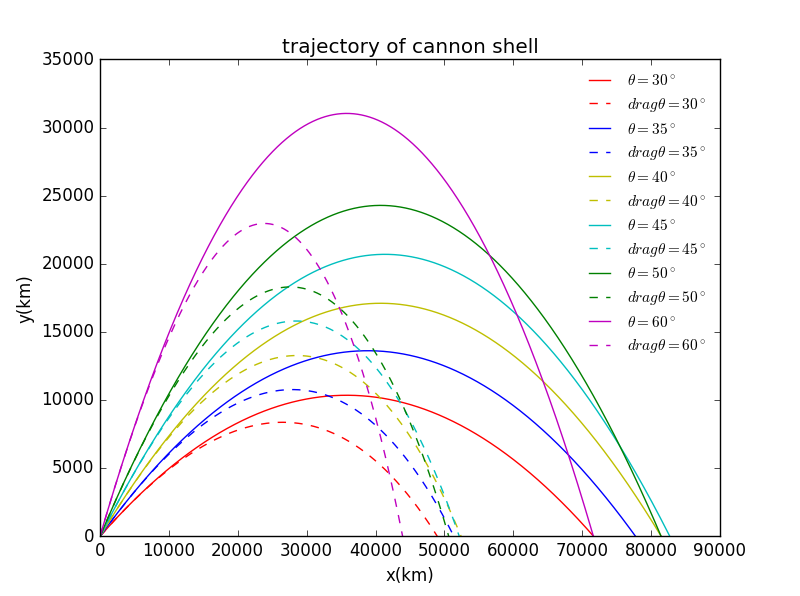

Source code (Python):
from pylab import *
from math import *

g = 9.8
b2m = 1e-5

class flight_state:
    def __init__(self, _x = 0, _y = 0, _vx = 0, _vy = 0, _t = 0):
        self.x = _x
        self.y = _y
        self.vx = _vx
        self.vy = _vy
        self.t = _t

class cannon:
    def __init__(self, _fs = flight_state(0, 0, 0, 0, 0), _dt = 0.1):
        self.cannon_flight_state = []
        self.cannon_flight_state.append(_fs)
        self.dt = _dt
        #print self.cannon_flight_state[-1].x, self.cannon_flight_state[-1].y, self.cannon_flight_state[-1].vx, self.cannon_flight_state[-1].vy

    def next_state(self, current_state):
        global g
        next_x = current_state.x + current_state.vx * self.dt
        next_vx = current_state.vx
        next_y = current_state.y + current_state.vy * self.dt
        next_vy = current_state.vy - g * self.dt
        next_t = current_state.t + self.dt
        #print next_x, next_y
        return flight_state(next_x, next_y, next_vx, next_vy, next_t)

    def shoot(self):
        while not(self.cannon_flight_state[-1].y < 0):
            self.cannon_flight_state.append(self.next_state(self.cannon_flight_state[-1]))
        r = - self.cannon_flight_state[-2].y / self.cannon_flight_state[-1].y
        self.cannon_flight_state[-1].x = (self.cannon_flight_state[-2].x + r * self.cannon_flight_state[-1].x) / (r + 1)
        self.cannon_flight_state[-1].y = 0
        #print self.cannon_flight_state[-1].x, self.cannon_flight_state[-1].y, self.cannon_flight_state[-1].vx, self.cannon_flight_state[-1].vy


    def show_trajectory(self):
        global x,y        
        x = []
        y = []
        for fs in self.cannon_flight_state:
            x.append(fs.x)
            y.append(fs.y)

class drag_cannon(cannon):
    def next_state(self, current_state):
        global g, b2m
        v = sqrt(current_state.vx * current_state.vx + current_state.vy * current_state.vy)
        next_x = current_state.x + current_state.vx * self.dt
        next_vx = current_state.vx - b2m * v * current_state.vx * self.dt
        next_y = current_state.y + current_state.vy * self.dt
        next_vy = current_state.vy - g * self.dt - b2m * v * current_state.vy * self.dt
        #print next_x, next_y
        return flight_state(next_x, next_y, next_vx, next_vy, current_state.t + self.dt)

class adiabatic_drag_cannon(cannon):
    def next_state(self, current_state):
        pass


a = cannon(flight_state(0, 0, 900*cos(pi*30/180), 900*sin(pi*30/180), 0), _dt = 0.1)
a.shoot()
a.show_trajectory()
plot(x,y,'r',label = r'$\theta=30^\circ$')
legend(loc = 'best', prop = {'size':11}, frameon = False)
a_final = x[-1]

b = drag_cannon(flight_state(0, 0, 900*cos(pi*30/180), 900*sin(pi*30/180), 0), _dt = 0.1)
b.shoot()
b.show_trajectory()
plot(x,y,'r--', label = r'$drag\theta=30^\circ$')
legend(loc = 'best', prop = {'size':11}, frameon = False)
b_final = x[-1]

a = cannon(flight_state(0, 0, 900*cos(pi*35/180), 900*sin(pi*35/180), 0), _dt = 0.1)
a.shoot()
a.show_trajectory()
plot(x,y,'b',label=r'$\theta=35^\circ$')
legend(loc='best',prop={'size':11},frameon=False)
a_final=x[-1]

b = drag_cannon(flight_state(0, 0, 900*cos(pi*35/180), 900*sin(pi*35/180), 0), _dt = 0.1)
b.shoot()
b.show_trajectory()
plot(x,y,'b--', label = r'$drag\theta=35^\circ$')
legend(loc = 'best', prop = {'size':11}, frameon = False)
b_final = x[-1]

a = cannon(flight_state(0, 0, 900*cos(pi*40/180), 900*sin(pi*40/180), 0), _dt = 0.1)
a.shoot()
a.show_trajectory()
plot(x,y,'y',label=r'$\theta=40^\circ$')
legend(loc='best',prop={'size':11},frameon=False)
a_final=x[-1]

b = drag_cannon(flight_state(0, 0, 900*cos(pi*40/180), 900*sin(pi*40/180), 0), _dt = 0.1)
b.shoot()
b.show_trajectory()
plot(x,y,'y--', label = r'$drag\theta=40^\circ$')
legend(loc = 'best', prop = {'size':11}, frameon = False)
b_final = x[-1]

a = cannon(flight_state(0, 0, 900*cos(pi*45/180), 900*sin(pi*45/180), 0), _dt = 0.1)
a.shoot()
a.show_trajectory()
plot(x,y,'c',label=r'$\theta=45^\circ$')
legend(loc='best',prop={'size':11},frameon=False)
a_final=x[-1]

b = drag_cannon(flight_state(0, 0, 900*cos(pi*45/180), 900*sin(pi*45/180), 0), _dt = 0.1)
b.shoot()
b.show_trajectory()
plot(x,y,'c--', label = r'$drag\theta=45^\circ$')
legend(loc = 'best', prop = {'size':11}, frameon = False)
b_final = x[-1]

a = cannon(flight_state(0, 0, 900*cos(pi*50/180), 900*sin(pi*50/180), 0), _dt = 0.1)
a.shoot()
a.show_trajectory()
plot(x,y,'g',label=r'$\theta=50^\circ$')
legend(loc='best',prop={'size':11},frameon=False)
a_final=x[-1]

b = drag_cannon(flight_state(0, 0, 900*cos(pi*50/180), 900*sin(pi*50/180), 0), _dt = 0.1)
b.shoot()
b.show_trajectory()
plot(x,y,'g--', label = r'$drag\theta=50^\circ$')
legend(loc = 'best', prop = {'size':11}, frameon = False)
b_final = x[-1]

a = cannon(flight_state(0, 0, 900*cos(pi*60/180), 900*sin(pi*60/180), 0), _dt = 0.1)
a.shoot()
a.show_trajectory()
plot(x,y,color='m',label=r'$\theta=60^\circ$')
legend(loc='best',prop={'size':11},frameon=False)
a_final=x[-1]

b = drag_cannon(flight_state(0, 0, 900*cos(pi*60/180), 900*sin(pi*60/180), 0), _dt = 0.1)
b.shoot()
b.show_trajectory()
plot(x,y,'m--', label = r'$drag\theta=60^\circ$')
legend(loc = 'best', prop = {'size':11}, frameon = False)
b_final = x[-1]

title('trajectory of cannon shell')
xlabel('x(km)')
ylabel('y(km)')
show()
